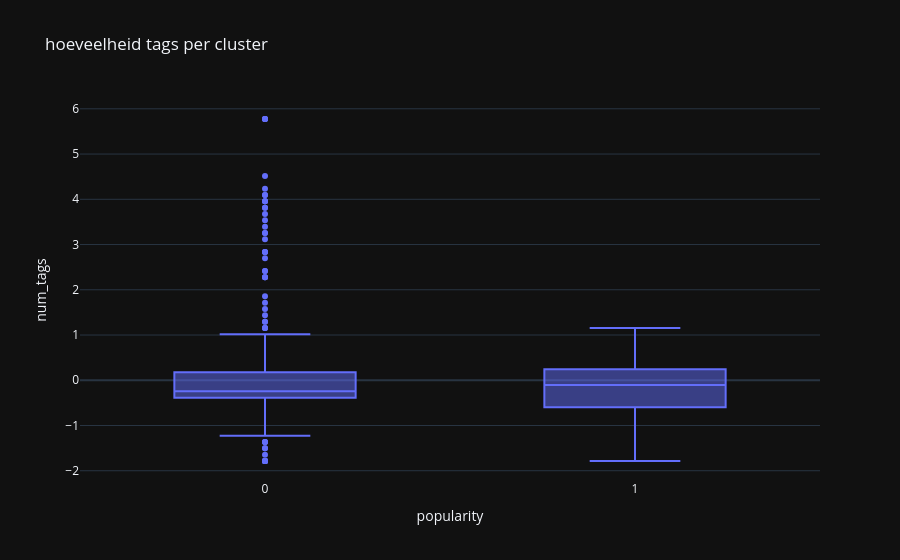

Notebook code cell kept with this figure:
### Code cell
fig = px.box(df, x="popularity", y="num_tags", title="hoeveelheid tags per cluster")
fig.show()

### Figure 1 — Plotly figure (JSON) as saved in the notebook; plotly's stock layout.template omitted (floating-point values rounded to 4 significant figures; data arrays with more than 128 entries replaced by an {"elided": "..."} marker saying what was removed)
{"data": [{"alignmentgroup": "True", "hovertemplate": "popularity=%{x}<br>num_tags=%{y}<extra></extra>", "legendgroup": "", "marker": {"color": "#636efa"}, "name": "", "notched": false, "offsetgroup": "", "orientation": "v", "showlegend": false, "x": {"elided": "600 int values"}, "x0": " ", "xaxis": "x", "y": {"elided": "600 float values"}, "y0": " ", "yaxis": "y", "type": "box"}], "layout": {"xaxis": {"anchor": "y", "domain": [0.0, 1.0], "title": {"text": "popularity"}}, "yaxis": {"anchor": "x", "domain": [0.0, 1.0], "title": {"text": "num_tags"}}, "legend": {"tracegroupgap": 0}, "title": {"text": "hoeveelheid tags per cluster"}, "boxmode": "group"}}
